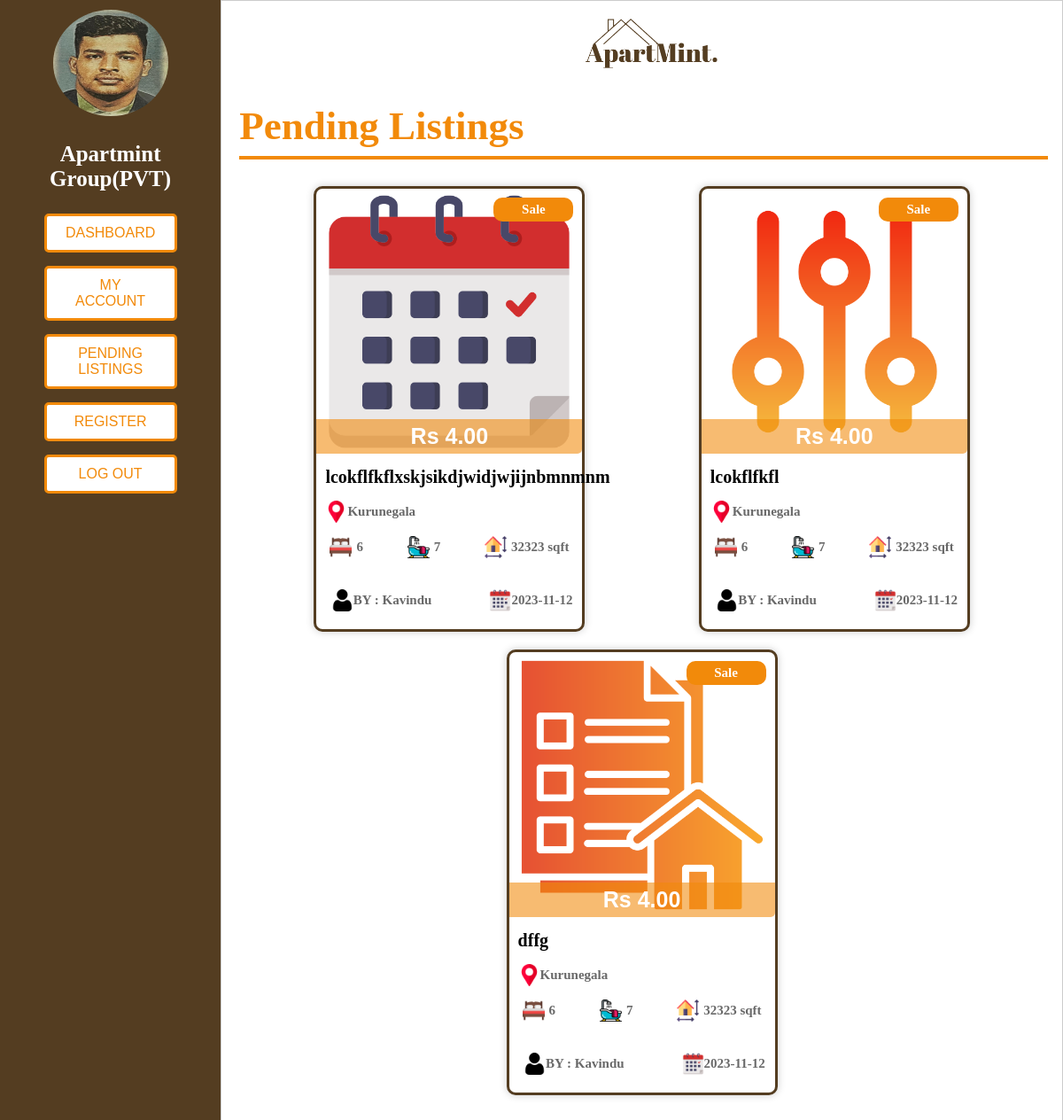
Page /admin/view_pendingListings.php (signed in) on the committed database.
### tables this page shows
CREATE TABLE `listing_details` (
  `id` int(50) NOT NULL,
  `user_id` int(100) NOT NULL,
  `listing_type` varchar(30) NOT NULL,
  `title` varchar(250) NOT NULL,
  `property_type` varchar(30) NOT NULL,
  `address` varchar(300) NOT NULL,
  `city` varchar(100) NOT NULL,
  `total_units` int(11) NOT NULL,
  `bedrooms` int(20) NOT NULL,
  `bathrooms` int(20) NOT NULL,
  `price` decimal(10,0) NOT NULL,
  `size` int(20) NOT NULL,
  `features` text NOT NULL,
  `kitchen` text NOT NULL,
  `outdoor_spaces` text NOT NULL,
  `living_spaces` text NOT NULL,
  `utilities` text NOT NULL,
  `li_image` varchar(1800) NOT NULL,
  `description` text NOT NULL,
  `f_name` varchar(50) NOT NULL,
  `l_name` varchar(50) NOT NULL,
  `email` varchar(80) NOT NULL,
  `p_no` varchar(50) NOT NULL,
  `date` datetime NOT NULL DEFAULT current_timestamp(),
  `approval_status` varchar(255) NOT NULL DEFAULT 'Pending'
);

### admin/view_pendingListings.php (the view, shortened to what this page needs)
<?php
include('../process_php/db_connection.php');
$admin_id = $_SESSION["admin_id"];
$sql = "SELECT * FROM admins WHERE admin_id = $admin_id";
$result = $conn->query($sql);
if ($result->num_rows > 0) {
    $adminName = $_SESSION["admin_name"];
    $truncatedName = (strlen($adminName) > 21) ? substr($adminName, 0, 21) . '...' : $adminName;
} else {
    echo "admin not found";
}
?>
<!DOCTYPE html>
<html lang="en">
<head>
    <link rel="stylesheet" type="text/css" href="../style/style_myAccount.css">
    <link rel="stylesheet" type="text/css" href="../style/style_all_listings.css">
</head>
<body>
    <div class="container">
        <div class="left-section">
            <img class="profile-photo" src="process_php/uploads/profile_photos/<?php echo $_SESSION["admin_profile_photo"]; ?>" alt="Profile Photo">
            <p class="full-name"><?php echo $truncatedName; ?></p>
                <ul>
                <a href="admin_dashboard.php"><li><button class="button">Dashboard</button></li></a>
                <a href="admin_myAccount.php"><li><button class="button">My Account</button></li></a>
                <a href="admin_pendingListings.php"><li><button class="button">Pending Listings</button></li></a>
                <a href="admin_register.php"><li><button class="button">Register</button></li></a>
                <a href="process_php/process_logout.php"><li><button class="button">Log Out</button></li></a>
            </ul>
        </div>
        <div style="padding:20px;" class="right-section">
        <a class="logo1" href="admin_dashboard.php"><img src="../images/logo.png" alt="Logo"></a>
            <h1 class="main-title">Pending Listings</h1>
            <hr style="width: 100%; border: 2px #F28A0A solid">
            <div class="all-listing-container">
                <?php
                include('process_php/db_connection.php');
                $sql = "SELECT * FROM listing_details WHERE approval_status = 'Pending' ORDER BY date DESC";
                $result = $conn->query($sql);
                if ($result->num_rows > 0) {
                    echo '<div class="listing-container">';
                    while($row = $result->fetch_assoc()) {
                        echo '<a href="admin_listing_view.php?id=' . $row['id'] . '" class="property-link">';
                        $imagePaths = explode(',', $row['li_image']);
                        $firstImagePath = isset($imagePaths[0]) ? $imagePaths[0] : '';
                        echo'<div class="listing">';
                            echo '<div class="listing-photo">';
                                if (!empty($firstImagePath)) {
                                    echo '<div><img src="../process_php/' . $firstImagePath . '" alt="Listing Photo"></div>';
                                } else {
                                    echo '<div class="listing-photo">No Image Available</div>';
                                }
                                echo '<div class="listing-price">Rs ' . $row['price'] . '.00</div>';
                                echo '<div class="listing-type">' . $row['listing_type'] . '</div>';
                            echo '</div>';
                            echo '<div class="listing-info">';
                                $shortenedTitle = (strlen($row['title']) > 45) ? substr($row['title'], 0, 45) . '...' : $row['title'];
                                echo '<div class="listing-title">' . $shortenedTitle . '</div>';
                                echo '<div class="listing-address"><img src="../images/placeholder.png" alt="Bed">' . $row['city'] . '</div>';
                                echo '<div class="listing-icons">';
                                echo '<div class="icon-bed"><img src="../images/bed.png" alt="Bed">' . $row['bedrooms'] . '</div>';
                                echo '<div class="icon-bath"><img src="../images/bath.png" alt="Bath">' . $row['bathrooms'] . '</div>';
                                echo '<div class="icon-size"><img src="../images/size.png" alt="Size">' . $row['size'] . ' sqft</div>';
                                echo '</div>';
                                echo '<div class="listing-publish">';
                                    echo '<div class="listing-date"><img src="../images/calendar.png" alt="Date">' . date('Y-m-d', strtotime($row['date'])) . '</div>';
                                    echo '<div class="publisher-icon"><img src="../images/user.png" alt="Publisher">BY : ' . $row['f_name'] . '</div>';
                                echo '</div>';
                            echo '</div>';
                        echo '</div>';
                        echo '</a>';
                    }
                    echo '</div>';
                }
                else {
                    echo "<h3 style='color:red;'>No properties available</h3>";
                }
                ?>
            </div>
        </div>
    </div>
</body>
</html>

### style/style_myAccount.css (style rules this page uses)
body { font-family: Josefin sans-serif; margin: 0; padding: 0; background-color: #fff; }
.container { display: flex; }
.logo1 img { max-width: 150px; max-height: auto; margin-left: 43%; margin-right: 43%; margin-bottom: 5px; }
.main-title { color: rgba(242, 138, 10); font-size: 45px; font-weight: bold; margin-bottom: 0; padding: 0; }
.left-section { flex: 2.5; border: 1px solid #543d21; background: #543d21; padding: 10px; text-align: center; width: 30%; font-style: Bold; color: white; }
.button { width: 150px; background-color: #fff; color: rgba(242, 138, 10); border: 3px solid rgba(242, 138, 10); padding: 10px 20px; margin-bottom: 15px; border-radius: 5px; cursor: pointer; font-size: 16px; text-transform: uppercase; transition: background-color 0.3s ease; text-align: center; }
.profile-photo { height: 120px; width: 130px; border-radius: 50%; }
.full-name { font-size: 25px; font-weight: bold; }
ul { list-style: none; padding: 0; }
.right-section { flex: 10; border: 1px solid #ccc; padding: 2% 7%; width: 70%; }

### style/style_all_listings.css (style rules this page uses)
body { margin: 0; padding: 0; font-family: Josefin sans-serif; }
.listing-container { display: flex; flex-wrap: wrap; justify-content: space-around; margin: 20px; }
a { text-decoration: none; color: black; }
.listing { margin: 10px; width: 300px; height: auto; border: 3px solid rgba(84, 61, 33, 1); font-size: 15px; font-weight: bold; background-color: white; cursor: pointer; transition: 0.3s; border-radius: 10px; box-shadow: 0 0 10px rgba(0, 0, 0, 0.2); -webkit-border-radius: 10px; -moz-border-radius: 10px; -ms-border-radius: 10px; -o-border-radius: 10px; }
.listing-photo { position: relative; }
.listing-photo img { width: 100%; height: 300px; border-top-left-radius: 7px; border-top-right-radius: 7px; border-bottom-left-radius: 0; border-bottom-right-radius: 0; object-fit: cover; }
.listing-price { position: absolute; width: 280px; top: 260px; font-size: 25px; font-family:Arial, Helvetica, sans-serif; text-align: center; color: white; background-color:rgba(242, 138, 10, 0.575); padding: 5px 10px; border-bottom-right-radius: 5px; font-weight: bold; }
.listing-type { margin-top: 10px; position: absolute; width: 70px; top: 0px; left: 200px; text-align: center; font-family: Georgia, 'Times New Roman', Times, serif; background-color: rgba(242, 138, 10, 1); color: white; padding: 5px 10px; border-radius: 10px; }
.listing-info { margin: 10px; }
.listing-title { margin-top: 10px; margin-bottom: 10px; font-size: 20px; font-weight: bold; font-family: Georgia, 'Times New Roman', Times, serif; }
.listing-address { margin-top: 15px; margin-bottom: 10px; display: flex; align-items: center; color: dimgray; position: relative; }
.listing-address img { max-width: 25px; max-height: 25px; }
.listing-icons { display: flex; justify-content: space-between; margin-top: 15px; margin-left: 5px; margin-right: 5px; color: dimgray; }
.listing-icons img { max-width: 25px; max-height: 25px; margin-right: 5px; }
.listing-icons .icon-bed, .listing-icons .icon-bath, .listing-icons .icon-size { display: flex; align-items: center; }
.listing-publish { margin-top: 15px; display: flex; justify-content: space-between; color: dimgray; }
.listing-publish img { max-width: 25px; max-height: 25px; margin-left: 5px; }
.listing-date { position: relative; left: 180px; margin-top: 20px; margin-bottom: 10px; display: flex; align-items: center; }
.publisher-icon { position: relative; right: 160px; margin-top: 20px; margin-bottom: 10px; display: flex; align-items: center; }

### rows in the picture
listing_details: li_image (picture), price "4", listing_type "Sale", title "lcokflfkflxskjsikdjwidjwjijnbmnmnm", city "Kurunegala", bedrooms "6", bathrooms "7", size "32323", date "2023-11-12", f_name "Kavindu"
listing_details: li_image (picture), price "4", listing_type "Sale", title "lcokflfkfl", city "Kurunegala", bedrooms "6", bathrooms "7", size "32323", date "2023-11-12", f_name "Kavindu"
listing_details: li_image (picture), price "4", listing_type "Sale", title "dffg", city "Kurunegala", bedrooms "6", bathrooms "7", size "32323", date "2023-11-12", f_name "Kavindu"

### other values in the picture
$truncatedName "Apartmint Group(PVT)"
